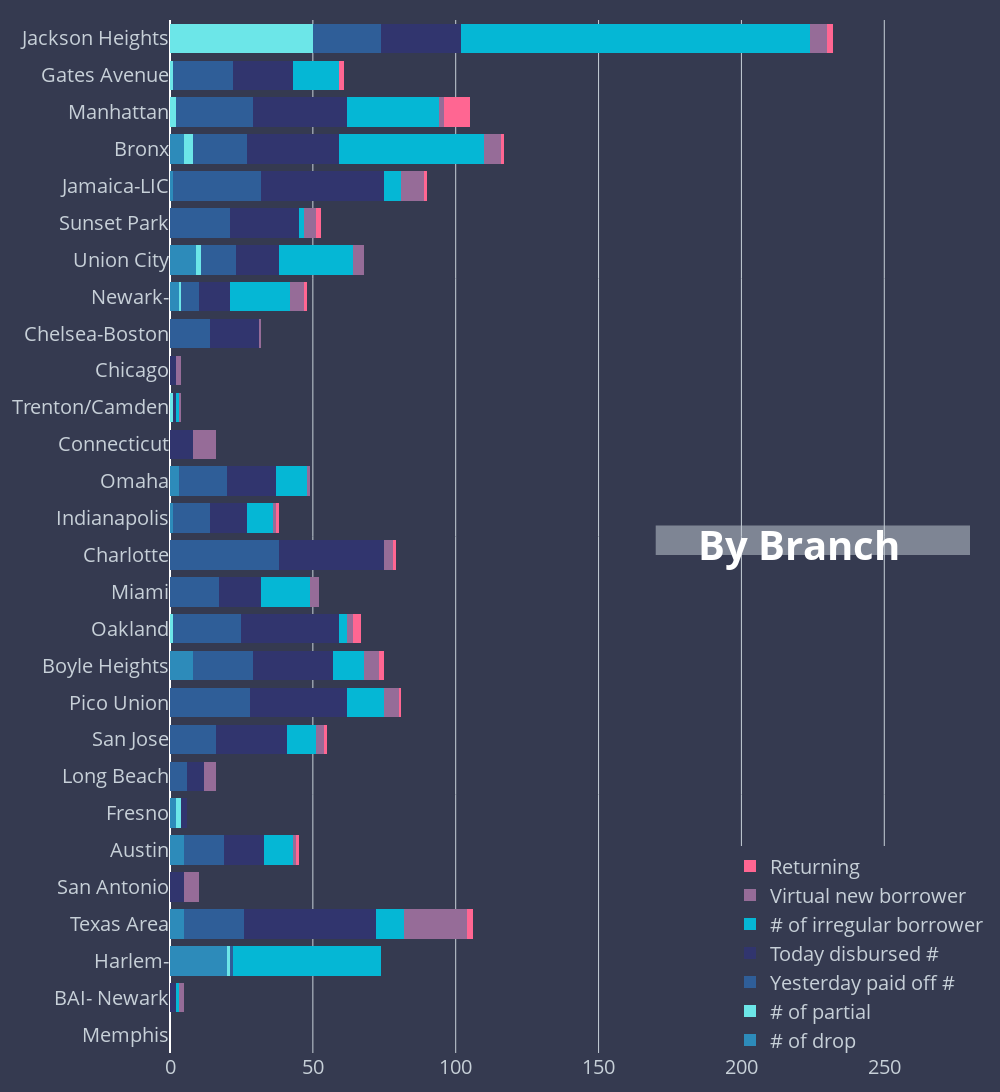

Source (notebook cell):
### Code cell
fig = go.Figure(data=[
    go.Bar(name='# of drop', y=branch['Branch Name'], x=branch['# of drop'],
           orientation='h',
           marker_color='rgb(45, 139, 186)'),
    go.Bar(name='# of partial', y=branch['Branch Name'], x=branch['# of partial'],
           orientation='h',
           marker_color='rgb(108, 230, 232)'),
    go.Bar(name='Yesterday paid off #', y=branch['Branch Name'], x=branch['Yesterday paid off #'],
           orientation='h',
           marker_color='rgb(47, 94, 152)'),
    go.Bar(name='Today disbursed #', y=branch['Branch Name'], x=branch['Today disbursed #'],
           orientation='h',
           marker_color='rgb(49, 53, 110)'),
    go.Bar(name='# of irregular borrower', y=branch['Branch Name'], x=branch['# of irregular borrower'],
           orientation='h',
           marker_color='rgb(5, 183, 213)'),
    go.Bar(name='Virtual new borrower', y=branch['Branch Name'], x=branch['Virtual new borrower'],
           orientation='h',
           marker_color='rgb(150, 108, 152)'),
    go.Bar(name='Returning', y=branch['Branch Name'], x=branch['Returning'],orientation='h')
])

# chart layout
fig.update_layout(barmode='stack',height=2000, width=1000,
                  paper_bgcolor='#353a50',
                  plot_bgcolor='#353a50',
                  font_color='rgb(199, 208, 216)',
                  margin=dict(l=20, r=20, t=20, b=20),
                  xaxis = dict(tickfont = dict(size=20)),
                  yaxis = dict(tickfont = dict(size=20)))

fig.update_xaxes(categoryorder='category ascending', gridcolor='#c7d0d8',type='linear')
fig.update_yaxes(autorange="reversed",showline=False)
fig.update_xaxes(range=[0, 280])

# remove line
fig.update_traces(marker_line_width=0)

# legend
fig.update_layout(legend=dict(
    orientation="v",
    yanchor="top",
    y=0.2,
    xanchor="left",
    x=0.7,
    font_size=20
))

# Title 
fig.update_layout(
    title=dict(
        text='<b>By Branch</b>',
        x=0.9,
        y=0.5,
        font=dict(
            size=40,
            color='#ffffff'
        )))

# shape behind title
fig.add_shape(type="rect",
    x0=170, y0=14, x1=280, y1=13.2,
    line=dict(color="RoyalBlue",width=0),
    fillcolor="#c7d0d8",
              opacity=0.5
)


fig.show()

### Figure 1 — Plotly figure (JSON) as saved in the notebook; plotly's stock layout.template omitted (floating-point values rounded to 4 significant figures)
{"data": [{"marker": {"color": "rgb(45, 139, 186)", "line": {"width": 0}}, "name": "# of drop", "orientation": "h", "type": "bar", "x": ["0", "0", "0", "5", "1", "O", "9", "3", "0", "0", "0", "0", "3", "1", "0", "0", "0", "8", "0", "0", "0", "2", "5", "0", "5", "20", "0", "0"], "y": ["Jackson Heights", "Gates Avenue", "Manhattan", "Bronx", "Jamaica-LIC", "Sunset Park", "Union City", "Newark-", "Chelsea-Boston", "Chicago", "Trenton/Camden", "Connecticut", "Omaha", "Indianapolis", "Charlotte", "Miami", "Oakland", "Boyle Heights", "Pico Union", "San Jose", "Long Beach", "Fresno", "Austin", "San Antonio", "Texas Area", "Harlem-", "BAI- Newark", "Memphis"]}, {"marker": {"color": "rgb(108, 230, 232)", "line": {"width": 0}}, "name": "# of partial", "orientation": "h", "type": "bar", "x": [50, 1, 2, 3, 0, 0, 2, 1, 0, 0, 1, 0, 0, 0, 0, 0, 1, 0, 0, 0, 0, 2, 0, 0, 0, 1, 0, 0], "y": ["Jackson Heights", "Gates Avenue", "Manhattan", "Bronx", "Jamaica-LIC", "Sunset Park", "Union City", "Newark-", "Chelsea-Boston", "Chicago", "Trenton/Camden", "Connecticut", "Omaha", "Indianapolis", "Charlotte", "Miami", "Oakland", "Boyle Heights", "Pico Union", "San Jose", "Long Beach", "Fresno", "Austin", "San Antonio", "Texas Area", "Harlem-", "BAI- Newark", "Memphis"]}, {"marker": {"color": "rgb(47, 94, 152)", "line": {"width": 0}}, "name": "Yesterday paid off #", "orientation": "h", "type": "bar", "x": [24, 21, 27, 19, 31, 21, 12, 6, 14, 0, 0, 0, 17, 13, 38, 17, 24, 21, 28, 16, 6, 0, 14, 0, 21, 1, 0, 0], "y": ["Jackson Heights", "Gates Avenue", "Manhattan", "Bronx", "Jamaica-LIC", "Sunset Park", "Union City", "Newark-", "Chelsea-Boston", "Chicago", "Trenton/Camden", "Connecticut", "Omaha", "Indianapolis", "Charlotte", "Miami", "Oakland", "Boyle Heights", "Pico Union", "San Jose", "Long Beach", "Fresno", "Austin", "San Antonio", "Texas Area", "Harlem-", "BAI- Newark", "Memphis"]}, {"marker": {"color": "rgb(49, 53, 110)", "line": {"width": 0}}, "name": "Today disbursed #", "orientation": "h", "type": "bar", "x": [28, 21, 33, 32, 43, 24, 15, 11, 17, 2, 1, 8, 17, 13, 37, 15, 34, 28, 34, 25, 6, 2, 14, 5, 46, 0, 2, 0], "y": ["Jackson Heights", "Gates Avenue", "Manhattan", "Bronx", "Jamaica-LIC", "Sunset Park", "Union City", "Newark-", "Chelsea-Boston", "Chicago", "Trenton/Camden", "Connecticut", "Omaha", "Indianapolis", "Charlotte", "Miami", "Oakland", "Boyle Heights", "Pico Union", "San Jose", "Long Beach", "Fresno", "Austin", "San Antonio", "Texas Area", "Harlem-", "BAI- Newark", "Memphis"]}, {"marker": {"color": "rgb(5, 183, 213)", "line": {"width": 0}}, "name": "# of irregular borrower", "orientation": "h", "type": "bar", "x": [122, 16, 32, 51, 6, 2, 26, 21, 0, 0, 1, 0, 11, 9, 0, 17, 3, 11, 13, 10, 0, 0, 10, 0, 10, 52, 1, 0], "y": ["Jackson Heights", "Gates Avenue", "Manhattan", "Bronx", "Jamaica-LIC", "Sunset Park", "Union City", "Newark-", "Chelsea-Boston", "Chicago", "Trenton/Camden", "Connecticut", "Omaha", "Indianapolis", "Charlotte", "Miami", "Oakland", "Boyle Heights", "Pico Union", "San Jose", "Long Beach", "Fresno", "Austin", "San Antonio", "Texas Area", "Harlem-", "BAI- Newark", "Memphis"]}, {"marker": {"color": "rgb(150, 108, 152)", "line": {"width": 0}}, "name": "Virtual new borrower", "orientation": "h", "type": "bar", "x": [6, 0, 2, 6, 8, 4, 4, 5, 1, 2, 1, 8, 1, 1, 3, 3, 2, 5, 5, 3, 4, 0, 1, 5, 22, 0, 2, 0], "y": ["Jackson Heights", "Gates Avenue", "Manhattan", "Bronx", "Jamaica-LIC", "Sunset Park", "Union City", "Newark-", "Chelsea-Boston", "Chicago", "Trenton/Camden", "Connecticut", "Omaha", "Indianapolis", "Charlotte", "Miami", "Oakland", "Boyle Heights", "Pico Union", "San Jose", "Long Beach", "Fresno", "Austin", "San Antonio", "Texas Area", "Harlem-", "BAI- Newark", "Memphis"]}, {"marker": {"line": {"width": 0}}, "name": "Returning", "orientation": "h", "type": "bar", "x": [2, 2, 9, 1, 1, 2, 0, 1, 0, 0, 0, 0, 0, 1, 1, 0, 3, 2, 1, 1, 0, 0, 1, 0, 2, 0, 0, 0], "y": ["Jackson Heights", "Gates Avenue", "Manhattan", "Bronx", "Jamaica-LIC", "Sunset Park", "Union City", "Newark-", "Chelsea-Boston", "Chicago", "Trenton/Camden", "Connecticut", "Omaha", "Indianapolis", "Charlotte", "Miami", "Oakland", "Boyle Heights", "Pico Union", "San Jose", "Long Beach", "Fresno", "Austin", "San Antonio", "Texas Area", "Harlem-", "BAI- Newark", "Memphis"]}], "layout": {"barmode": "stack", "font": {"color": "rgb(199, 208, 216)"}, "height": 2000, "legend": {"font": {"size": 20}, "orientation": "v", "x": 0.7, "xanchor": "left", "y": 0.2, "yanchor": "top"}, "margin": {"b": 20, "l": 20, "r": 20, "t": 20}, "paper_bgcolor": "#353a50", "plot_bgcolor": "#353a50", "shapes": [{"fillcolor": "#c7d0d8", "line": {"color": "RoyalBlue", "width": 0}, "opacity": 0.5, "type": "rect", "x0": 170, "x1": 280, "y0": 14, "y1": 13.2}], "title": {"font": {"color": "#ffffff", "size": 40}, "text": "<b>By Branch</b>", "x": 0.9, "y": 0.5}, "width": 1000, "xaxis": {"categoryorder": "category ascending", "gridcolor": "#c7d0d8", "range": [0, 280], "tickfont": {"size": 20}, "type": "linear"}, "yaxis": {"autorange": true, "range": [27.5, -0.5], "showline": false, "tickfont": {"size": 20}, "type": "category"}}}
